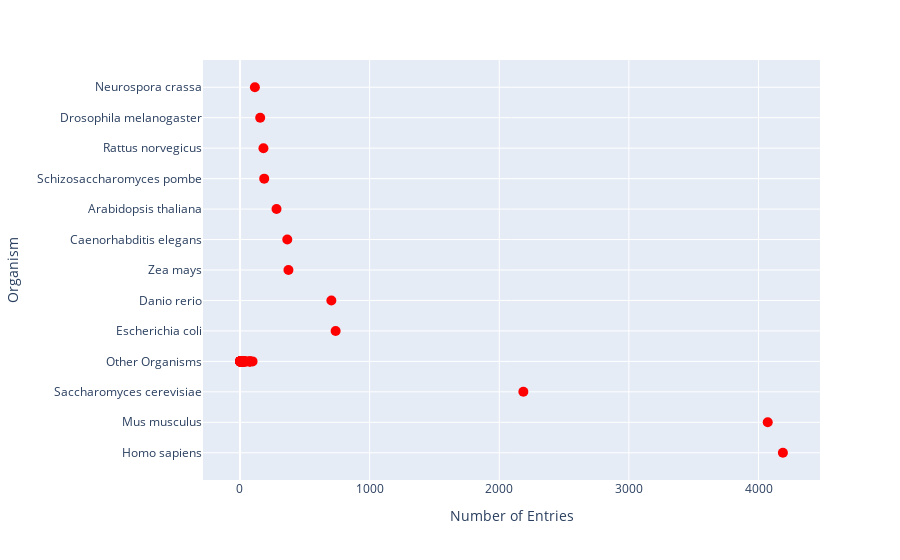

The notebook cell this image was saved under:
### Code cell
import plotly.express as px

def plot_organism_metadata_lollipop(df):
    df_organism_counts = df.groupby('ScientificName').size().reset_index(name='counts')
    df_organism_counts.sort_values('counts', ascending=False, inplace=True)
    accepted_organisms = df_organism_counts['ScientificName'].head(12).tolist()
    df_organism_counts['ScientificName_Other'] = df_organism_counts['ScientificName'].apply(lambda x: x if x in accepted_organisms else 'Other Organisms')
    
    # Create a lollipop chart
    fig = px.scatter(df_organism_counts, x='counts', y='ScientificName_Other', orientation='h', text='counts')
    
    # Customize the chart appearance
    fig.update_traces(mode='markers', marker=dict(size=10, color='red'))
    fig.update_layout(
        xaxis_title="Number of Entries",
        yaxis_title="Organism",
        yaxis_categoryorder='total descending',  # Sort categories by count in descending order
        showlegend=False
    )
    
    return fig

plot_organism_metadata_lollipop(df)

### Figure 1 — Plotly figure (JSON) as saved in the notebook; plotly's stock layout.template omitted (floating-point values rounded to 4 significant figures)
{"data": [{"hovertemplate": "counts=%{text}<br>ScientificName_Other=%{y}<extra></extra>", "legendgroup": "", "marker": {"color": "red", "size": 10, "symbol": "circle"}, "mode": "markers", "name": "", "orientation": "h", "showlegend": false, "text": [4188, 4071, 2186, 738, 705, 374, 365, 282, 187, 181, 156, 115, 97, 78, 77, 77, 72, 53, 41, 40, 33, 32, 28, 28, 27, 24, 22, 21, 20, 20, 19, 17, 16, 16, 16, 16, 16, 14, 14, 14, 12, 12, 12, 12, 12, 12, 12, 11, 10, 10, 10, 10, 10, 9, 9, 9, 9, 8, 8, 8, 7, 6, 6, 6, 6, 6, 6, 6, 6, 6, 6, 5, 5, 4, 4, 4, 4, 4, 4, 4, 4, 3, 3, 3, 3, 2, 2, 2, 2, 2, 2, 2, 1, 1, 1, 1], "type": "scatter", "x": [4188, 4071, 2186, 738, 705, 374, 365, 282, 187, 181, 156, 115, 97, 78, 77, 77, 72, 53, 41, 40, 33, 32, 28, 28, 27, 24, 22, 21, 20, 20, 19, 17, 16, 16, 16, 16, 16, 14, 14, 14, 12, 12, 12, 12, 12, 12, 12, 11, 10, 10, 10, 10, 10, 9, 9, 9, 9, 8, 8, 8, 7, 6, 6, 6, 6, 6, 6, 6, 6, 6, 6, 5, 5, 4, 4, 4, 4, 4, 4, 4, 4, 3, 3, 3, 3, 2, 2, 2, 2, 2, 2, 2, 1, 1, 1, 1], "xaxis": "x", "y": ["Homo sapiens", "Mus musculus", "Saccharomyces cerevisiae", "Escherichia coli", "Danio rerio", "Zea mays", "Caenorhabditis elegans", "Arabidopsis thaliana", "Schizosaccharomyces pombe", "Rattus norvegicus", "Drosophila melanogaster", "Neurospora crassa", "Other Organisms", "Other Organisms", "Other Organisms", "Other Organisms", "Other Organisms", "Other Organisms", "Other Organisms", "Other Organisms", "Other Organisms", "Other Organisms", "Other Organisms", "Other Organisms", "Other Organisms", "Other Organisms", "Other Organisms", "Other Organisms", "Other Organisms", "Other Organisms", "Other Organisms", "Other Organisms", "Other Organisms", "Other Organisms", "Other Organisms", "Other Organisms", "Other Organisms", "Other Organisms", "Other Organisms", "Other Organisms", "Other Organisms", "Other Organisms", "Other Organisms", "Other Organisms", "Other Organisms", "Other Organisms", "Other Organisms", "Other Organisms", "Other Organisms", "Other Organisms", "Other Organisms", "Other Organisms", "Other Organisms", "Other Organisms", "Other Organisms", "Other Organisms", "Other Organisms", "Other Organisms", "Other Organisms", "Other Organisms", "Other Organisms", "Other Organisms", "Other Organisms", "Other Organisms", "Other Organisms", "Other Organisms", "Other Organisms", "Other Organisms", "Other Organisms", "Other Organisms", "Other Organisms", "Other Organisms", "Other Organisms", "Other Organisms", "Other Organisms", "Other Organisms", "Other Organisms", "Other Organisms", "Other Organisms", "Other Organisms", "Other Organisms", "Other Organisms", "Other Organisms", "Other Organisms", "Other Organisms", "Other Organisms", "Other Organisms", "Other Organisms", "Other Organisms", "Other Organisms", "Other Organisms", "Other Organisms", "Other Organisms", "Other Organisms", "Other Organisms", "Other Organisms"], "yaxis": "y"}], "layout": {"legend": {"tracegroupgap": 0}, "margin": {"t": 60}, "showlegend": false, "xaxis": {"anchor": "y", "domain": [0, 1], "title": {"text": "Number of Entries"}}, "yaxis": {"anchor": "x", "categoryorder": "total descending", "domain": [0, 1], "title": {"text": "Organism"}}}}
